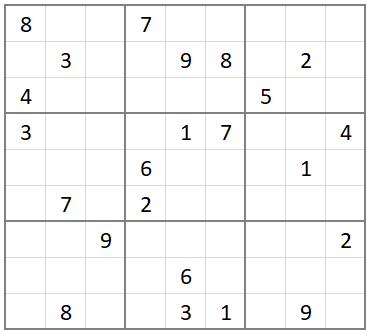
#> input picture img/puzzle0.PNG, 370 x 334 px
$ python -i puzzle_extractor.py   (imports and definitions only)
#> lines starting #> are read from the running program, lines starting #| are printed output that depends on the picture; after the words box and inside, x2 and y2 are one past the last pixel; in counts of white or black regions, pixels touching at a corner belong together
import cv2 as cv
from imutils import contours
import numpy as np
import pytesseract
import pickle

pytesseract.pytesseract.tesseract_cmd =  'C:\\Program Files\\Tesseract-OCR\\tesseract.exe'

def extract_puzzle(fname):
    # Load image, grayscale, and adaptive threshold
#> called with fname = '../img/puzzle0.PNG'
    image = cv.imread(fname)
#> image is the input picture: shape (334, 370, 3); mean B, G, R 245.4, 245.4, 245.4
    gray = cv.cvtColor(image, cv.COLOR_BGR2GRAY)

    thresh = cv.adaptiveThreshold(gray,255,cv.ADAPTIVE_THRESH_GAUSSIAN_C, cv.THRESH_BINARY_INV,11, 10)
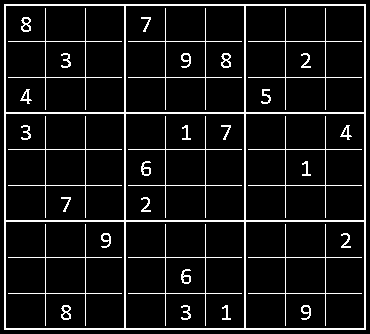
#> thresh: shape (334, 370); 8.8% white in thin lines or dots

    cnts, hierarchy = cv.findContours(thresh, cv.RETR_TREE, cv.CHAIN_APPROX_SIMPLE)
#> cnts = 66 contours, 2 with area under 20; largest, box (x1, y1, x2, y2) and area: (4, 4, 366, 330) 117325, (245, 221, 365, 329) 12731, (125, 221, 245, 329) 12731, (5, 221, 125, 329) 12731, (245, 113, 365, 221) 12731

    puzzle_border = []

    for c in cnts:
        area = cv.contourArea(c)
        c_len = cv.arcLength(c, True)
        poly = cv.approxPolyDP(c, 0.02*c_len, True)
        # if area < 1000:
        if len(poly)==4 and area> 100000:
            puzzle_border.append(poly)
#> this loop made 66 passes
#> (area, c_len) on passes 3, 4, 5, 6, 9, 10, 11, 13, 14, 17, 18, 19: (75.5, 55.21), (35.5, 21.9), (34.5, 62.87), (1446, 697), (28, 50.49), (35.5, 68.87), (1446, 697), (78, 52.97), (35, 22.49), (100.5, 48.04), (30.5, 20.73), (23.5, 17.9)
#> (area, c_len, poly) on passes 1, 2, 7, 8, 12, 16: (117325, 1372, [[4, 4], [4, 329], [365, 329], [365, 4]]), (12731, 449.7, [[245, 222], [363, 221], [364, 327], [246, 328]]), (1438, 149.7, [[285, 258], [324, 257], [325, 292], [286, 293]]), (12731, 449.7, [[125, 222], [243, 221], [244, 327], [126, 328]]), (1438, 149.7, [[165, 258], [204, 257], [205, 292], [166, 293]]), (12731, 449.7, [[5, 222], [123, 221], [124, 327], [6, 328]])
#> after the loop, puzzle_border = [[[4, 4], [4, 329], [365, 329], [365, 4]]]

    if len(puzzle_border)!=1:
        print("Make the image narrowly enclose the puzzle border")
        return None

    cells = get_cell_contours(puzzle_border[0])
    puzzle = [[0]*9 for _ in range(9)]

    for i in range(81):
        y1,x1, dy,dx = cv.boundingRect(cells[i])
        cell_image = 255 - thresh[x1:x1+dx,y1:y1+dy]
        cell_image= cv.copyMakeBorder(cell_image,10,10,10,10,cv.BORDER_CONSTANT,value=(255,255,255))
        cell_value = get_digit(cell_image)
        puzzle[i//9][i%9]=cell_value

    return puzzle


def get_cell_contours(border):
    x0 = border[0][0][0]
#> x0 = 4
    y0 = border[0][0][1]
#> y0 = 4

    dx = (border[3][0][0] - border[0][0][0])/9
#> dx = 40.11
    dy = (border[1][0][1] - border[0][0][1])/9
#> dy = 36.11

    cells = []
    pdx = 0.075*dx # padding
#> pdx = 3.01
    pdy = 0.075*dy # padding
#> pdy = 2.71

    for i in range(9):
        for j in range(9):
            cell = np.array([[[x0 + j*dx + pdx, y0 + i*dy + pdy]], [[x0 + j*dx + pdx, y0 + (i+1)*dy - pdy]], [[x0 + (j+1)*dx - pdx, y0 + (i+1)*dy - pdy]], [[x0 + (j+1)*dx - pdx, y0 + i*dy + pdy]]])
            cell = np.around(cell).astype(np.int32)
            cells.append(cell)
#> after the loop, cells = 81 contours; largest, box (x1, y1, x2, y2) and area: (167, 43, 203, 75) 1085, (167, 79, 203, 111) 1085, (167, 115, 203, 147) 1085, (167, 151, 203, 183) 1085, (167, 187, 203, 219) 1085

    return cells

def get_digit(img):
    cell_text = pytesseract.image_to_string(img, lang="eng",config='--psm 10 --oem 3 tessedit_char_whitelist=0123456789')
    cell_digits = [int(c) for c in cell_text if c.isdigit()]

    if len(cell_digits)==1:
        return cell_digits[0]
    else:
        return 0

>>> result = extract_puzzle('../img/puzzle0.PNG')
#> the loop in extract_puzzle, `for i in range(81):` made 1 pass
#> (y1, x1, dy, dx) on pass 1: (7, 7, 35, 31)
#> pass 1, in extract_puzzle, `cell_image = 255 - thresh[x1:x1+dx,y1:y1+dy]`:
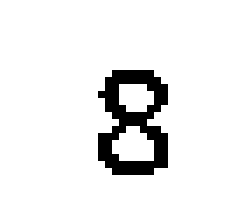
#> cell_image: shape (31, 35) (shown 7 times larger); 92.4% white; black in thin lines or dots, all inside (x1, y1, x2, y2) = (14, 10, 24, 25)
#> pass 1, in extract_puzzle, `cell_image= cv.copyMakeBorder(cell_image,10,10,10,10,cv.BORDER_CONSTAN..`:
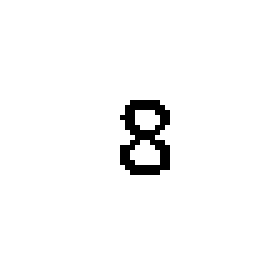
#> cell_image: shape (51, 55) (shown 5 times larger); 97.1% white; black in thin lines or dots, all inside (x1, y1, x2, y2) = (24, 20, 34, 35)
#> after the loop in extract_puzzle, `for i in range(81):`: puzzle = 9 items, first 6: [0, 0, 0, 0, 0, 0, 0, 0, 0], [0, 0, 0, 0, 0, 0, 0, 0, 0], [0, 0, 0, 0, 0, 0, 0, 0, 0], [0, 0, 0, 0, 0, 0, 0, 0, 0], [0, 0, 0, 0, 0, 0, 0, 0, 0], [0, 0, 0, 0, 0, 0, 0, 0, 0]
#> (the run stopped early here; a loop or call above may not have finished)

$ run again, on img/puzzle2.PNG
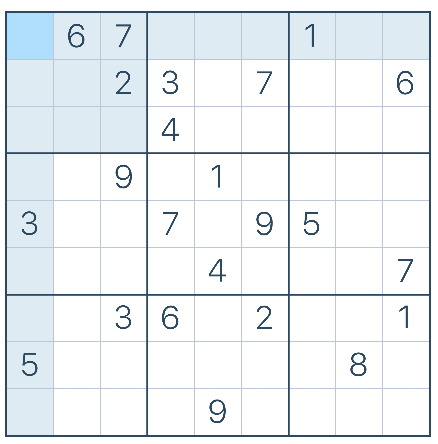
#> input picture img/puzzle2.PNG, 438 x 444 px
#> in extract_puzzle, image is the input picture: shape (444, 438, 3); mean B, G, R 244.1, 240.6, 236
#> in extract_puzzle, `thresh = cv.adaptiveThreshold(gray,255,cv.ADAPTIVE_THRESH_GAUSSIAN_C, ..`:
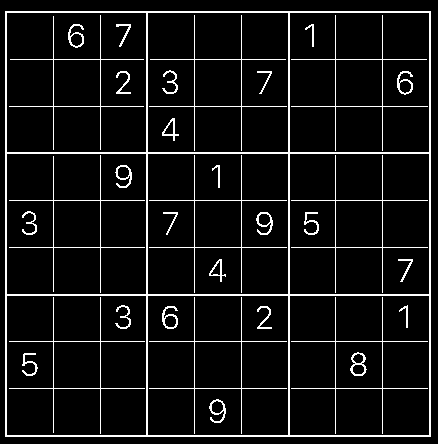
#> thresh: shape (444, 438); 7.3% white in thin lines or dots
#> cnts = 61 contours; largest, box (x1, y1, x2, y2) and area: (5, 11, 431, 437) 180625, (147, 153, 289, 295) 19879, (147, 295, 289, 436) 19738, (289, 153, 430, 295) 19738, (6, 153, 147, 295) 19738
#> the loop in extract_puzzle, `for c in cnts:` made 61 passes
#> (area, c_len) on passes 4, 6, 7, 8, 10, 11, 12, 13: (2215, 893), (270, 76.43), (102, 36.97), (82, 33.8), (201.5, 101.5), (122.5, 41.21), (60, 104.9), (197.5, 100.2)
#> after the loop in extract_puzzle, `for c in cnts:`: puzzle_border = [[[5, 11], [5, 436], [430, 436], [430, 11]]]
#> x0 = 5
#> y0 = 11
#> in get_cell_contours, `dx = (border[3][0][0] - border[0][0][0])/9`: dx = 47.22
#> pdx = 3.54
#> after the loop in get_cell_contours, `for i in range(9):`: cells = 81 contours; largest, box (x1, y1, x2, y2) and area: (197, 203, 239, 245) 1681, (197, 15, 239, 56) 1640, (197, 62, 239, 103) 1640, (197, 109, 239, 150) 1640, (197, 156, 239, 197) 1640
#> the loop in extract_puzzle, `for i in range(81):` made 1 pass
#> (y1, x1, dy, dx) on pass 1: (9, 15, 41, 41)
#> after the loop in extract_puzzle, `for i in range(81):`: puzzle = 9 items, first 6: [0, 0, 0, 0, 0, 0, 0, 0, 0], [0, 0, 0, 0, 0, 0, 0, 0, 0], [0, 0, 0, 0, 0, 0, 0, 0, 0], [0, 0, 0, 0, 0, 0, 0, 0, 0], [0, 0, 0, 0, 0, 0, 0, 0, 0], [0, 0, 0, 0, 0, 0, 0, 0, 0]
